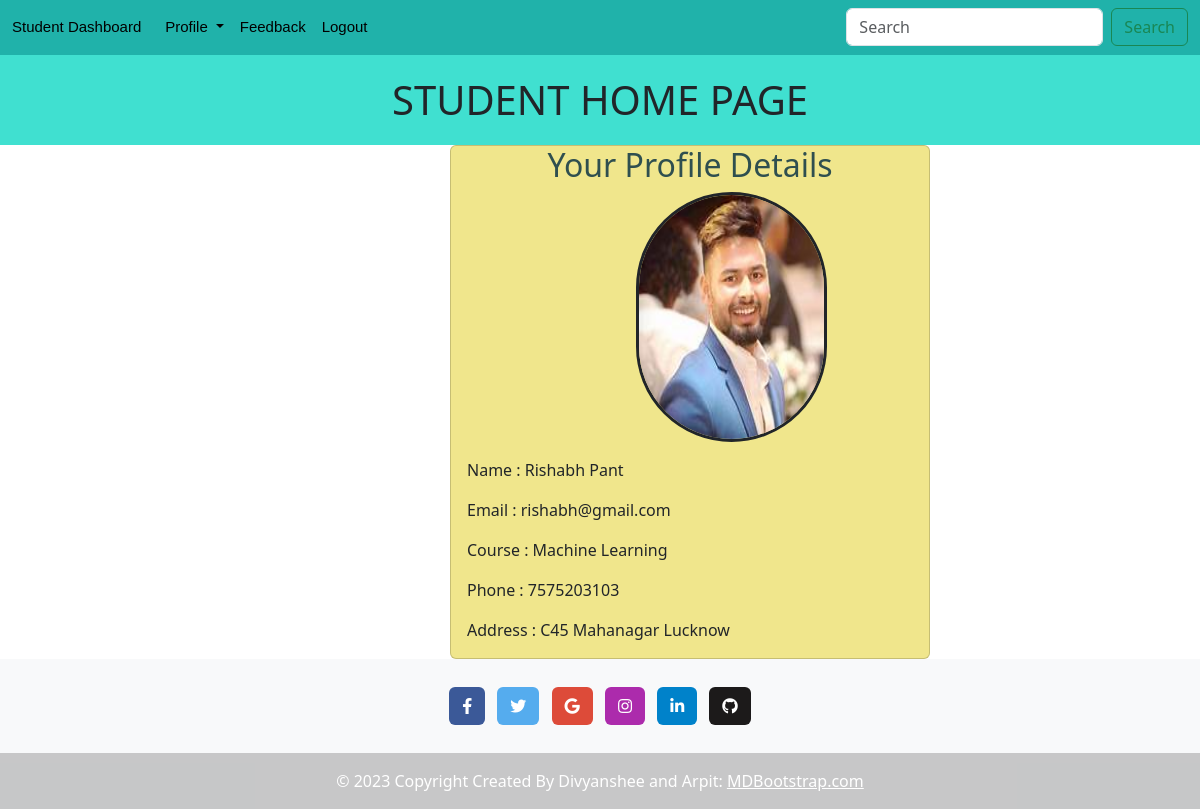
The app's page /student_home/ (signed in) with its own data.
### myapp/models.py (models this page shows, shortened)
class Student(models.Model):
    course=models.ForeignKey(Course,on_delete=models.CASCADE)
    name=models.CharField(max_length=45)
    email=models.EmailField(max_length=45)
    phone=models.CharField(max_length=10)
    student_id=models.CharField(max_length=40,primary_key=True)
    student_password=models.CharField(max_length=40)
    gender=models.CharField(max_length=6,choices=gender)
    description=models.TextField()
    address=models.TextField()
    student_pic=models.FileField(max_length=200,upload_to="myapp/student_pic",default="")

class Course(models.Model):
    course_name=models.CharField(max_length=45,primary_key=True)
    course_fees=models.IntegerField()
    course_duration=models.CharField(max_length=40)
    course_contents=models.TextField(blank=True)
    def __str__(self):
        return self.course_name

### myapp/student_views.py (the view)
# urls.py: path("student_home/",student_views.show_home,name="student_home"),
def show_home(request):
    stud_id=request.session["student_key"]
    student_obj=Student.objects.get(student_id=stud_id) #getting the requierd record
    student_dict={"student_data":student_obj}  #binding record with key in dictionary
    return render(request,'myapp/student/student_home.html',student_dict)  #sending dictionary

### myapp/templates/myapp/student/student_home.html (shortened to what this page needs)
{%extends 'myapp/student/student_base.html'%}
{%block content%}
<div style="width: 100%;height: 90px;background-color:turquoise;">
    <h1 style="text-align: center;line-height: 90px;margin-top: 0px;">STUDENT HOME PAGE</h1>
</div>
<div class="card" style="width: 40%;height: auto;background-color: khaki;position: relative;margin-left: 450px;">
    <h2 style="text-align: center;color: darkslategray;">Your Profile Details</h2>
    <img src="/media/{{student_data.student_pic}}" class="card-img-top" alt="..." style="height: 250px;width:40%;position: relative;margin-left: 185px;border: solid;border-radius: 100px;">
<div class="card-body">
    <p class="card-text">Name : {{student_data.name}}</p>
    <p class="card-text">Email : {{student_data.email}}</p>
    <p class="card-text">Course : {{student_data.course}}</p>
    <p class="card-text">Phone : {{student_data.phone}}</p>
    <p class="card-text">Address : {{student_data.address}}</p>
</div>
</div>
{%endblock%}

### records on screen
Student: student_pic (picture), name "Rishabh Pant", email "rishabh@gmail.com", course "Machine Learning", phone "7575203103", address "C45 Mahanagar Lucknow"
